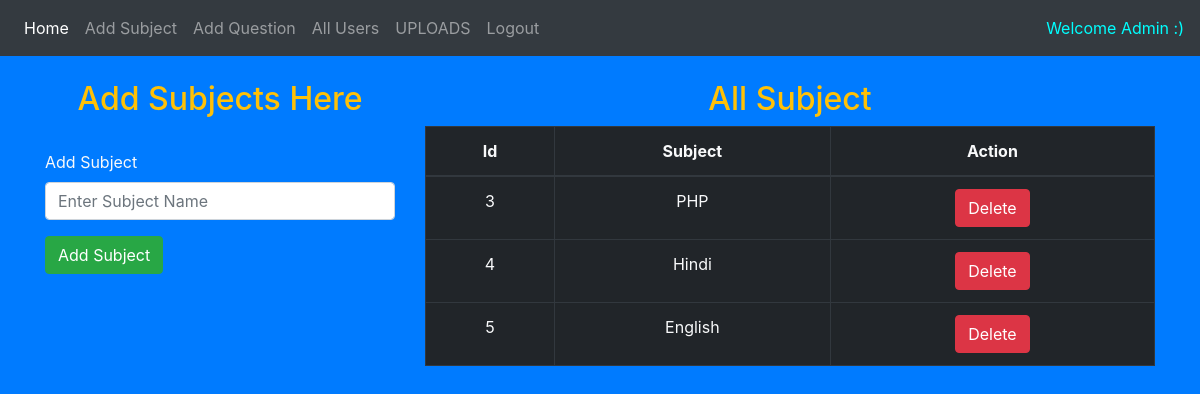
The app's page /admin/addSubject.php with its own data.
### tables this page shows
CREATE TABLE `tbl_subject` (
  `id` int(11) NOT NULL,
  `subjectName` varchar(50) DEFAULT NULL
);

### admin/addSubject.php (the view, shortened to what this page needs)
<?php include "../db_connection.php";
?>
<!DOCTYPE html>
<html lang="en">
<head>
    <link href="../css/bootstrap.min.css" rel="stylesheet">
</head>
<body class="bg-primary text-light">
    <nav class="navbar navbar-expand-lg navbar-dark bg-dark">
        <div class="collapse navbar-collapse" id="navbarColor01">
            <ul class="navbar-nav mr-auto">
                <li class="nav-item active">
                    <a class="nav-link" href="../index.php">Home <span class="sr-only">(current)</span></a>
                </li>
                <li class="nav-item">
                    <a class="nav-link" href="addSubject.php">Add Subject</a>
                </li>
                <li class="nav-item">
                    <a class="nav-link" href="addQuestions.php">Add Question</a>
                </li>
                <li class="nav-item">
                    <a class="nav-link" href="userDetails.php">All Users</a>
                </li><li class="nav-item">
                    <a class="nav-link" href="userUploads.php">UPLOADS</a>
                </li>
                <li class="nav-item">
                    <a class="nav-link" href="logoutpage.php">Logout</a>
                </li>
            </ul>
            <p class="my-2 my-lg-0" style="color:aqua">Welcome Admin :)
            </p>
        </div>
    </nav>
    <div class="container">
        <div class="row">
            <div class="col-sm-4">
                <br>
                <h2 class="text-center text-warning">Add Subjects Here</h2>
                <br>
                <form method="post">
                    <div class="form-group">
                        <label>Add Subject</label>
                        <input type="text" name="subject" placeholder="Enter Subject Name" class="form-control"
                            required>
                    </div>
                    <div class="form-group">
                        <input type="submit" name="add" value="Add Subject" class="btn btn-success">
                    </div>
                </form>
            </div>
            <div class="col-sm-8">
                <br>
                <h2 class="text-center text-warning">All Subject</h2>
                <table class="table table-bordered table-dark text-center text-light">
                    <thead>
                        <tr>
                            <th>Id</th>
                            <th>Subject</th>
                            <th colspan="2">Action</th>
                        </tr>
                    </thead>
                    <tbody>
                        <?php
                        $data = mysqli_query($conn, "select * from tbl_subject");
                        while ($dt = mysqli_fetch_array($data)) {
                        ?>
                        <tr>
                            <td><?php echo $dt['id'] ?></td>
                            <td><?php echo $dt['subjectName'] ?></td>
                            <td><a href="addSubject.php?id1=<?php echo $dt['id']; ?>" class="btn btn-danger">Delete</a>
                            </td>
                        </tr>
                        <?php
                        }
                        ?>
                    </tbody>
                </table>
            </div>
        </div>
    </div>
</body>
</html>

### records on screen
tbl_subject: id "3", subjectName "PHP"
tbl_subject: id "4", subjectName "Hindi"
tbl_subject: id "5", subjectName "English"
